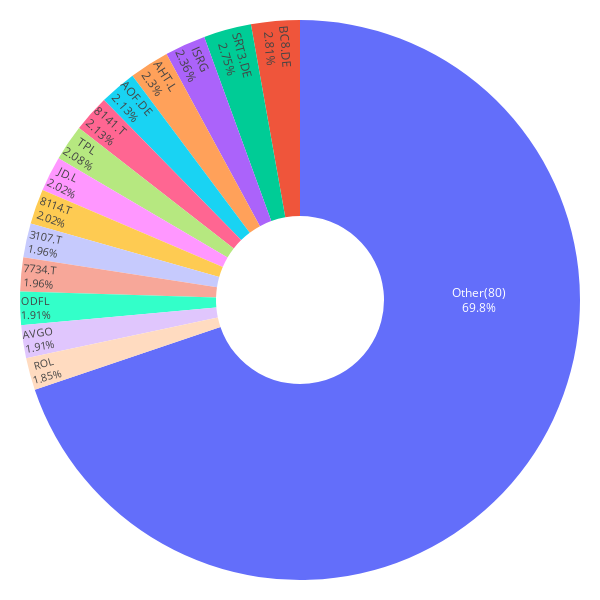

The notebook cell saved with this chart:
### Code cell
weights_20y, mu_20y, S_20y, allocations_20y, weights_all_1m = mpt_utils.benchmark_portfolio_and_plot(df_20y, plot_threshold=0.018)

### Figure 1 — Plotly figure (JSON) as saved in the notebook; plotly's stock layout.template omitted (floating-point values rounded to 4 significant figures)
{"data": [{"hole": 0.3, "insidetextorientation": "radial", "labels": ["AOF.DE", "BC8.DE", "ISRG", "TPL", "AHT.L", "SRT3.DE", "ODFL", "JD.L", "3107.T", "AVGO", "8114.T", "ROL", "7734.T", "8141.T", "Other(80)"], "textinfo": "label+percent", "textposition": "inside", "values": [0.0038, 0.005, 0.0042, 0.0037, 0.0041, 0.0049, 0.0034, 0.0036, 0.0035, 0.0034, 0.0036, 0.0033, 0.0035, 0.0038, 0.1244], "type": "pie"}], "layout": {"margin": {"l": 20, "r": 20, "t": 20, "b": 20}, "font": {"color": "black"}, "height": 600, "width": 600, "paper_bgcolor": "white", "plot_bgcolor": "white", "showlegend": false}}
